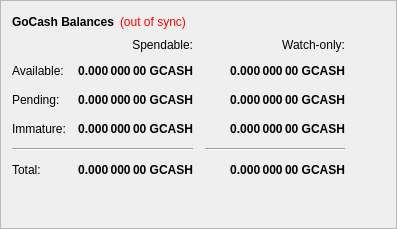
        <widget class="QFrame" name="frame" >
         <property name="frameShape" >
          <enum>QFrame::StyledPanel</enum>
         </property>
         <property name="frameShadow" >
          <enum>QFrame::Raised</enum>
         </property>
         <layout class="QVBoxLayout" name="verticalLayout_4" >
          <item>
           <layout class="QHBoxLayout" name="horizontalLayout_4" >
            <item>
             <widget class="QLabel" name="label_5" >
              <property name="font" >
               <font>
                <weight>75</weight>
                <bold>true</bold>
               </font>
              </property>
              <property name="text" >
               <string>GoCash Balances</string>
              </property>
             </widget>
            </item>
            <item>
             <widget class="QLabel" name="labelWalletStatus" >
              <property name="cursor" >
               <cursorShape>WhatsThisCursor</cursorShape>
              </property>
              <property name="toolTip" >
               <string>The displayed information may be out of date. Your wallet automatically synchronizes with the GoCash network after a connection is established, but this process has not completed yet.</string>
              </property>
              <property name="styleSheet" >
               <string notr="true" >QLabel { color: red; }</string>
              </property>
              <property name="text" >
               <string>(out of sync)</string>
              </property>
              <property name="alignment" >
               <set>Qt::AlignLeading|Qt::AlignLeft|Qt::AlignVCenter</set>
              </property>
             </widget>
            </item>
            <item>
             <spacer name="horizontalSpacer_3" >
              <property name="orientation" >
               <enum>Qt::Horizontal</enum>
              </property>
              <property name="sizeHint" stdset="0" >
               <size>
                <width>40</width>
                <height>20</height>
               </size>
              </property>
             </spacer>
            </item>
           </layout>
          </item>
          <item>
           <layout class="QGridLayout" name="gridLayout" >
            <property name="spacing" >
             <number>12</number>
            </property>
            <item row="2" column="2" >
             <widget class="QLabel" name="labelWatchPending" >
              <property name="font" >
               <font>
                <weight>75</weight>
                <bold>true</bold>
               </font>
              </property>
              <property name="cursor" >
               <cursorShape>IBeamCursor</cursorShape>
              </property>
              <property name="toolTip" >
               <string>Unconfirmed transactions to watch-only addresses</string>
              </property>
              <property name="text" >
               <string>0.000 000 00 GCASH</string>
              </property>
              <property name="alignment" >
               <set>Qt::AlignRight|Qt::AlignTrailing|Qt::AlignVCenter</set>
              </property>
              <property name="textInteractionFlags" >
               <set>Qt::LinksAccessibleByMouse|Qt::TextSelectableByKeyboard|Qt::TextSelectableByMouse</set>
              </property>
             </widget>
            </item>
            <item row="2" column="1" >
             <widget class="QLabel" name="labelUnconfirmed" >
              <property name="font" >
               <font>
                <weight>75</weight>
                <bold>true</bold>
               </font>
              </property>
              <property name="cursor" >
               <cursorShape>IBeamCursor</cursorShape>
              </property>
              <property name="toolTip" >
               <string>Total of transactions that have yet to be confirmed, and do not yet count toward the spendable balance</string>
              </property>
              <property name="text" >
               <string>0.000 000 00 GCASH</string>
              </property>
              <property name="alignment" >
               <set>Qt::AlignRight|Qt::AlignTrailing|Qt::AlignVCenter</set>
              </property>
              <property name="textInteractionFlags" >
               <set>Qt::LinksAccessibleByMouse|Qt::TextSelectableByKeyboard|Qt::TextSelectableByMouse</set>
              </property>
             </widget>
            </item>
            <item row="3" column="2" >
             <widget class="QLabel" name="labelWatchImmature" >
              <property name="font" >
               <font>
                <weight>75</weight>
                <bold>true</bold>
               </font>
              </property>
              <property name="cursor" >
               <cursorShape>IBeamCursor</cursorShape>
              </property>
              <property name="toolTip" >
               <string>Staked or masternode rewards in watch-only addresses that has not yet matured</string>
              </property>
              <property name="text" >
               <string>0.000 000 00 GCASH</string>
              </property>
              <property name="alignment" >
               <set>Qt::AlignRight|Qt::AlignTrailing|Qt::AlignVCenter</set>
              </property>
              <property name="textInteractionFlags" >
               <set>Qt::LinksAccessibleByMouse|Qt::TextSelectableByKeyboard|Qt::TextSelectableByMouse</set>
              </property>
             </widget>
            </item>
            <item row="4" column="0" colspan="2" >
             <widget class="Line" name="lineSpendableBalance" >
              <property name="orientation" >
               <enum>Qt::Horizontal</enum>
              </property>
             </widget>
            </item>
            <item row="4" column="2" >
             <widget class="Line" name="lineWatchBalance" >
              <property name="sizePolicy" >
               <sizepolicy vsizetype="Fixed" hsizetype="Preferred" >
                <horstretch>0</horstretch>
                <verstretch>0</verstretch>
               </sizepolicy>
              </property>
              <property name="minimumSize" >
               <size>
                <width>140</width>
                <height>0</height>
               </size>
              </property>
              <property name="orientation" >
               <enum>Qt::Horizontal</enum>
              </property>
             </widget>
            </item>
            <item row="5" column="0" >
             <widget class="QLabel" name="labelTotalText" >
              <property name="styleSheet" >
               <string notr="true" >alternate-background-color: rgb(24, 24, 244);</string>
              </property>
              <property name="text" >
               <string>Total:</string>
              </property>
             </widget>
            </item>
            <item row="3" column="1" >
             <widget class="QLabel" name="labelImmature" >
              <property name="font" >
               <font>
                <weight>75</weight>
                <bold>true</bold>
               </font>
              </property>
              <property name="cursor" >
               <cursorShape>IBeamCursor</cursorShape>
              </property>
              <property name="toolTip" >
               <string>Staked or masternode rewards that has not yet matured</string>
              </property>
              <property name="text" >
               <string>0.000 000 00 GCASH</string>
              </property>
              <property name="alignment" >
               <set>Qt::AlignRight|Qt::AlignTrailing|Qt::AlignVCenter</set>
              </property>
              <property name="textInteractionFlags" >
               <set>Qt::LinksAccessibleByMouse|Qt::TextSelectableByKeyboard|Qt::TextSelectableByMouse</set>
              </property>
             </widget>
            </item>
            <item row="2" column="3" >
             <spacer name="horizontalSpacer_2" >
              <property name="orientation" >
               <enum>Qt::Horizontal</enum>
              </property>
              <property name="sizeHint" stdset="0" >
               <size>
                <width>40</width>
                <height>20</height>
               </size>
              </property>
             </spacer>
            </item>
            <item row="3" column="0" >
             <widget class="QLabel" name="labelImmatureText" >
              <property name="styleSheet" >
               <string notr="true" >alternate-background-color: rgb(24, 24, 244);</string>
              </property>
              <property name="text" >
               <string>Immature:</string>
              </property>
             </widget>
            </item>
            <item row="5" column="1" >
             <widget class="QLabel" name="labelTotal" >
              <property name="font" >
               <font>
                <weight>75</weight>
                <bold>true</bold>
               </font>
              </property>
              <property name="cursor" >
               <cursorShape>IBeamCursor</cursorShape>
              </property>
              <property name="toolTip" >
               <string>Your current total balance</string>
              </property>
              <property name="text" >
               <string>0.000 000 00 GCASH</string>
              </property>
              <property name="alignment" >
               <set>Qt::AlignRight|Qt::AlignTrailing|Qt::AlignVCenter</set>
              </property>
              <property name="textInteractionFlags" >
               <set>Qt::LinksAccessibleByMouse|Qt::TextSelectableByKeyboard|Qt::TextSelectableByMouse</set>
              </property>
             </widget>
            </item>
            <item row="5" column="2" >
             <widget class="QLabel" name="labelWatchTotal" >
              <property name="font" >
               <font>
                <weight>75</weight>
                <bold>true</bold>
               </font>
              </property>
              <property name="cursor" >
               <cursorShape>IBeamCursor</cursorShape>
              </property>
              <property name="toolTip" >
               <string>Current total balance in watch-only addresses</string>
              </property>
              <property name="text" >
               <string>0.000 000 00 GCASH</string>
              </property>
              <property name="alignment" >
               <set>Qt::AlignRight|Qt::AlignTrailing|Qt::AlignVCenter</set>
              </property>
              <property name="textInteractionFlags" >
               <set>Qt::LinksAccessibleByMouse|Qt::TextSelectableByKeyboard|Qt::TextSelectableByMouse</set>
              </property>
             </widget>
            </item>
            <item row="0" column="2" >
             <widget class="QLabel" name="labelWatchonly" >
              <property name="text" >
               <string>Watch-only:</string>
              </property>
              <property name="alignment" >
               <set>Qt::AlignRight|Qt::AlignTrailing|Qt::AlignVCenter</set>
              </property>
             </widget>
            </item>
            <item row="1" column="0" >
             <widget class="QLabel" name="labelBalanceText" >
              <property name="styleSheet" >
               <string notr="true" >alternate-background-color: rgb(24, 24, 244);</string>
              </property>
              <property name="text" >
               <string>Available:</string>
              </property>
             </widget>
            </item>
            <item row="1" column="1" >
             <widget class="QLabel" name="labelBalance" >
              <property name="font" >
               <font>
                <weight>75</weight>
                <bold>true</bold>
               </font>
              </property>
              <property name="cursor" >
               <cursorShape>IBeamCursor</cursorShape>
              </property>
              <property name="toolTip" >
               <string>Your current spendable balance</string>
              </property>
              <property name="text" >
               <string>0.000 000 00 GCASH</string>
              </property>
              <property name="alignment" >
               <set>Qt::AlignRight|Qt::AlignTrailing|Qt::AlignVCenter</set>
              </property>
              <property name="textInteractionFlags" >
               <set>Qt::LinksAccessibleByMouse|Qt::TextSelectableByKeyboard|Qt::TextSelectableByMouse</set>
              </property>
             </widget>
            </item>
            <item row="1" column="2" >
             <widget class="QLabel" name="labelWatchAvailable" >
              <property name="font" >
               <font>
                <weight>75</weight>
                <bold>true</bold>
               </font>
              </property>
              <property name="cursor" >
               <cursorShape>IBeamCursor</cursorShape>
              </property>
              <property name="toolTip" >
               <string>Your current balance in watch-only addresses</string>
              </property>
              <property name="text" >
               <string>0.000 000 00 GCASH</string>
              </property>
              <property name="alignment" >
               <set>Qt::AlignRight|Qt::AlignTrailing|Qt::AlignVCenter</set>
              </property>
              <property name="textInteractionFlags" >
               <set>Qt::LinksAccessibleByMouse|Qt::TextSelectableByKeyboard|Qt::TextSelectableByMouse</set>
              </property>
             </widget>
            </item>
            <item row="2" column="0" >
             <widget class="QLabel" name="labelPendingText" >
              <property name="styleSheet" >
               <string notr="true" >alternate-background-color: rgb(24, 24, 244);</string>
              </property>
              <property name="text" >
               <string>Pending:</string>
              </property>
             </widget>
            </item>
            <item row="0" column="1" >
             <widget class="QLabel" name="labelSpendable" >
              <property name="text" >
               <string>Spendable:</string>
              </property>
              <property name="alignment" >
               <set>Qt::AlignRight|Qt::AlignTrailing|Qt::AlignVCenter</set>
              </property>
             </widget>
            </item>
           </layout>
          </item>
          <item>
           <spacer name="verticalSpacer_4" >
            <property name="orientation" >
             <enum>Qt::Vertical</enum>
            </property>
            <property name="sizeHint" stdset="0" >
             <size>
              <width>20</width>
              <height>40</height>
             </size>
            </property>
           </spacer>
          </item>
         </layout>
        </widget>
